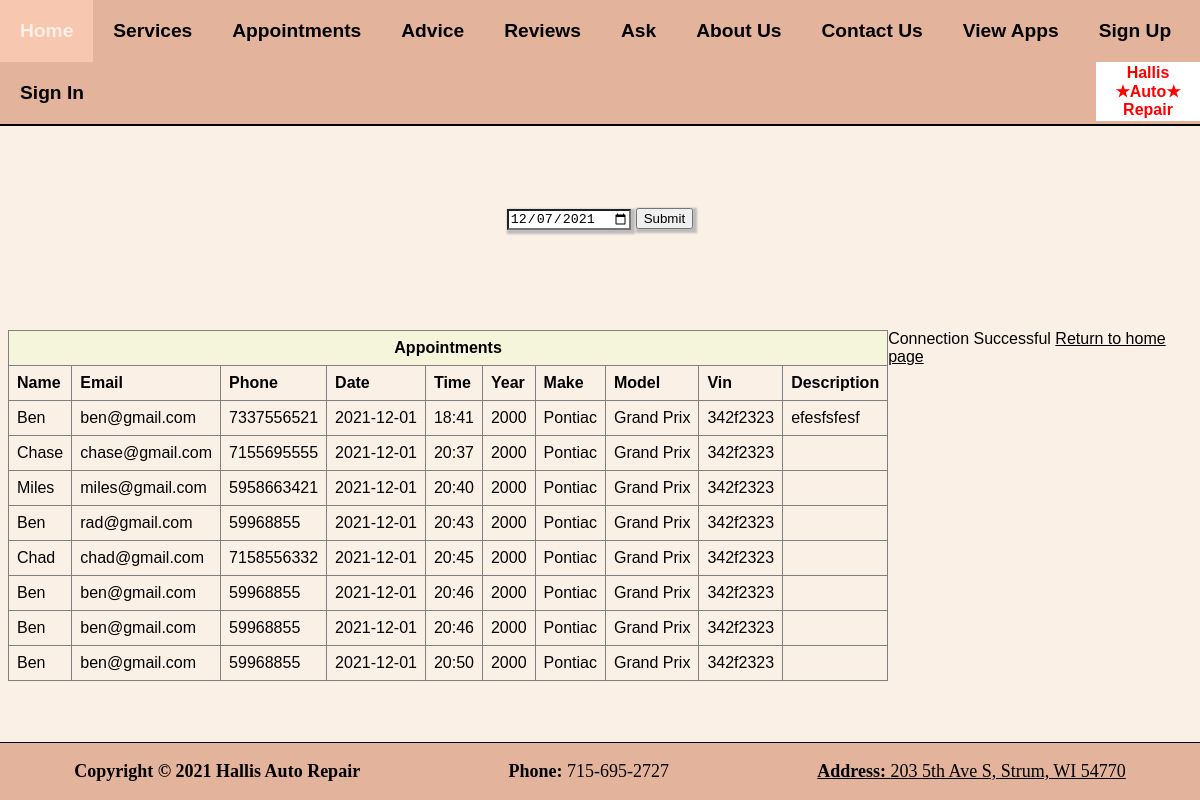
Screenshot of /viewapp.php?date=2021-12-01 with the database file from the repository.
### tables this page shows
CREATE TABLE `appointments` (
  `Id` int(5) NOT NULL,
  `name` varchar(200) DEFAULT NULL,
  `email` varchar(200) DEFAULT NULL,
  `phone` varchar(15) DEFAULT NULL,
  `type` varchar(100) DEFAULT NULL,
  `date` date DEFAULT NULL,
  `time` varchar(20) DEFAULT NULL,
  `description` varchar(255) DEFAULT NULL,
  `year` int(4) NOT NULL,
  `make` varchar(30) NOT NULL,
  `model` varchar(30) NOT NULL,
  `vin` varchar(20) NOT NULL
);

### viewapp.php (the view, shortened to what this page needs)
<!DOCTYPE html>
<html lang="en">
<head>
    <link rel="stylesheet" href="css/viewapp.css"/>
    <link rel="stylesheet" href="css/global.php"/>
</head>
<body>
    <div class="header">
        <ul class="navbar">
            <li><a href="home.html">Home</a></li>
            <li><a href="services.html">Services</a></li>
            <li><a href="appointments.php">Appointments</a></li>
            <li>
                <div class="dropdown">
                    <button class="dropbtn">Advice
                    </button>
              </div>
            </li>
            <li><a href="reviews.php">Reviews</a></li>
            <li><a href="ask.html">Ask</a></li>
            <li><a href="about.html">About Us</a></li>
            <li><a href="contact.html">Contact Us</a></li>
            <li class="viewapp" id="viewapp"><a href="viewapp.php">View Apps</a></li>
            <li class="signuppage" id="signuppage"><a href="signup.php">Sign Up</a></li>
            <li class="loginpage" id="loginpage"><a href="login.php">Sign In</a></li>
        </ul>
        <ul class="navright">
            <li class="star">
                <p class="logo">Hallis</p>
                <p class="logo">&starf;Auto&starf;</p>
                <p class="logo">Repair</p>
            </li>
        </ul>
    </div>
    <div class="flexbox">
        <div class="container">
            <div class="input">
                <form action="" method="post">
                    <input type="date" id="date" name="date" value="2021-12-07">
                    <input type="submit" name="submit">
                </form>
            </div>
        </div>
    </div>
    <div class="footer">
        <p><b>Copyright &copy; 2021 Hallis Auto Repair</b></p>
        <p><b>Phone:</b> 715-695-2727</p>
        <p><a href="https://tinyurl.com/2f4u9wfb" target="_blank"><b>Address:</b> 203 5th Ave S, Strum, WI 54770</a></p>
    </div>
    <?php
        require_once('sql_conn.php');
        $date = $_GET['date'];
        $query = "SELECT name, email, phone, date, time, year, make, model, vin, description FROM appointments WHERE date = '$date'";
        $response = @mysqli_query($dbc, $query);
        if($response){
            echo '<table align="left" cellspacing="5" cellpadding="8" head="Flight Info" border = "1" style="border-collapse:collapse">
                <tr style="background-color:beige">
                    <th colspan="10" >Appointments</th>
                </tr>
                <tr>
                    <td align="left"><b>Name</b></td>
                    <td align="left"><b>Email</b></td>
                    <td align="left"><b>Phone</b></td>
                    <td align="left"><b>Date</b></td>
                    <td align="left"><b>Time</b></td>
                    <td align="left"><b>Year</b></td>
                    <td align="left"><b>Make</b></td>
                    <td align="left"><b>Model</b></td>
                    <td align="left"><b>Vin</b></td>
                    <td align="left"><b>Description</b></td>
                </tr>';
            while($row = mysqli_fetch_array($response)){
                echo '<tr><td align="left">' .
                $row['name'] . '</td><td align="left">' .
                $row['email'] . '</td><td align="left">' .
                $row['phone'] . '</td><td align="left">' .
                $row['date'] . '</td><td align="left">' .
                $row['time'] . '</td><td align="left">' .
                $row['year'] . '</td><td align="left">' .
                $row['make'] . '</td><td align="left">' .
                $row['model'] . '</td><td align="left">' .
                $row['vin'] . '</td><td align="left">' .
                $row['description'] . '</td>';
                echo '</tr>';
                }
                echo '</table>
                <a href="index.php">Return to home page</a> <br>';
                } else {
                echo "Couldn't issue database query<br />";
                echo mysqli_error($dbc);
                }
    ?>
</body>
</html>

### sql_conn.php (shortened to what this page needs)
<?php
echo "Connection Successful";
?>

### css/viewapp.css (style rules this page uses)
.input { margin-top: 100px; margin-bottom: 50px; }
form { margin-top: 100px; margin-bottom: 50px; }
.flexbox { height: 100%; display: flex; flex-direction: column; align-items: center; justify-content: center; }
.container { display: flex; flex-direction: column; align-items: center; justify-content: center; width: 90%; }

### rows the page displays
appointments: name "Ben", email "ben@gmail.com", phone "7337556521", date "2021-12-01", time "18:41", year "2000", make "Pontiac", model "Grand Prix", vin "342f2323", description "efesfsfesf"
appointments: name "Chase", email "chase@gmail.com", phone "7155695555", date "2021-12-01", time "20:37", year "2000", make "Pontiac", model "Grand Prix", vin "342f2323"
appointments: name "Miles", email "miles@gmail.com", phone "5958663421", date "2021-12-01", time "20:40", year "2000", make "Pontiac", model "Grand Prix", vin "342f2323"
appointments: name "Ben", email "rad@gmail.com", phone "59968855", date "2021-12-01", time "20:43", year "2000", make "Pontiac", model "Grand Prix", vin "342f2323"
appointments: name "Chad", email "chad@gmail.com", phone "7158556332", date "2021-12-01", time "20:45", year "2000", make "Pontiac", model "Grand Prix", vin "342f2323"
appointments: name "Ben", email "ben@gmail.com", phone "59968855", date "2021-12-01", time "20:46", year "2000", make "Pontiac", model "Grand Prix", vin "342f2323"
appointments: name "Ben", email "ben@gmail.com", phone "59968855", date "2021-12-01", time "20:46", year "2000", make "Pontiac", model "Grand Prix", vin "342f2323"
appointments: name "Ben", email "ben@gmail.com", phone "59968855", date "2021-12-01", time "20:50", year "2000", make "Pontiac", model "Grand Prix", vin "342f2323"
